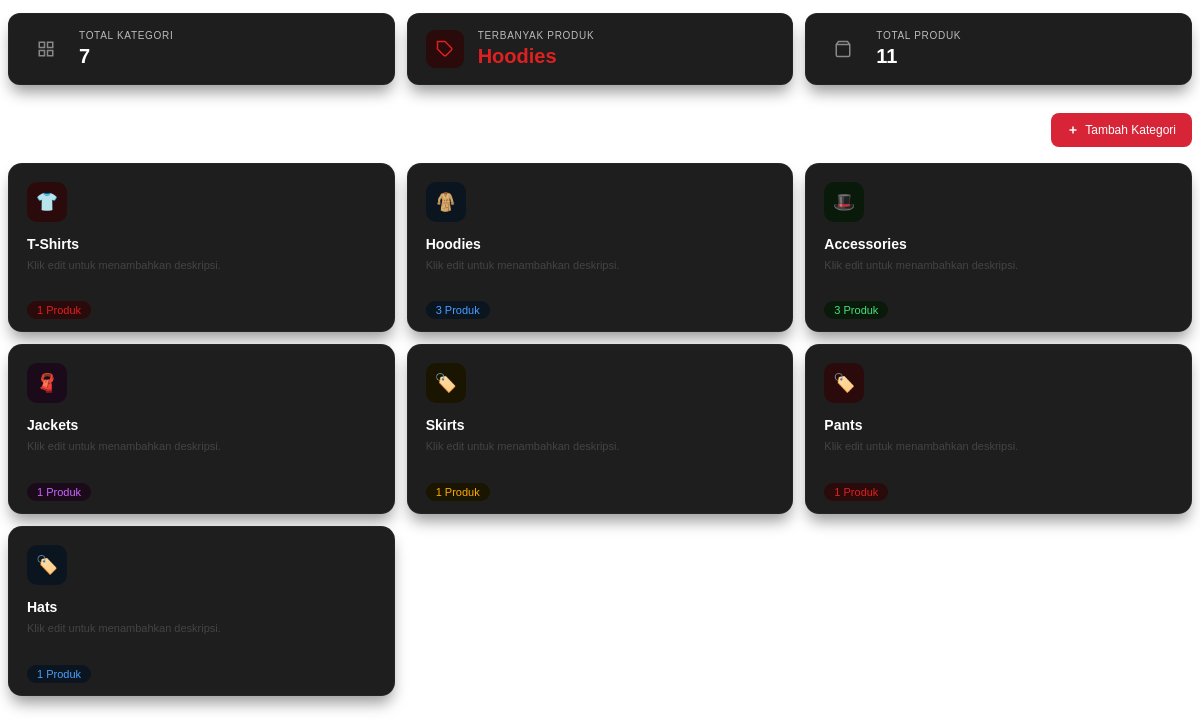
Page /pages/category.php on the committed database.
### tables this page shows
CREATE TABLE `categories` (
  `id_category` int(11) NOT NULL,
  `nama_category` varchar(150) NOT NULL,
  `created_at` timestamp NOT NULL DEFAULT current_timestamp() ON UPDATE current_timestamp()
);

### pages/category.php (the view, shortened to what this page needs)
<?php
require_once 'config/database.php';
$search = isset($_GET['search']) ? trim($_GET['search']) : '';
$searchParam = "%$search%";
$stmt = $conn->prepare("
    SELECT c.id_category, c.nama_category,
           COUNT(p.id_product) as total_produk
    FROM categories c
    LEFT JOIN products p ON p.id_category = c.id_category
    WHERE c.nama_category LIKE ?
    GROUP BY c.id_category, c.nama_category
    ORDER BY c.id_category ASC
");
$stmt->bind_param("s", $searchParam);
$stmt->execute();
$categories = $stmt->get_result();
$catsArray = $categories->fetch_all(MYSQLI_ASSOC);
$totalKat  = count($catsArray);
$totalProd = array_sum(array_column($catsArray, 'total_produk'));
$topKat    = $totalKat > 0
  ? array_reduce(
    $catsArray,
    fn($carry, $item) => (!$carry || $item['total_produk'] > $carry['total_produk']) ? $item : $carry
  )
  : null;
$palette = [
  ['bg' => '#2a0a0a', 'color' => '#e02020'],
  ['bg' => '#0a1520', 'color' => '#4a9eff'],
  ['bg' => '#0a1a0a', 'color' => '#4ade80'],
  ['bg' => '#1a0a1a', 'color' => '#cc66ff'],
  ['bg' => '#1a1500', 'color' => '#ffaa00'],
];
function getEmoji($nama)
{
  $nama = strtolower($nama);
  if (str_contains($nama, 't-shirt') || str_contains($nama, 'tshirt') || str_contains($nama, 'kaos')) return '👕';
  if (str_contains($nama, 'hoodie')) return '🧥';
  if (str_contains($nama, 'jacket') || str_contains($nama, 'jaket')) return '🧣';
  if (str_contains($nama, 'accessories') || str_contains($nama, 'aksesoris')) return '🎩';
  return '🏷️';
}
?>
<link rel="stylesheet" href="asset/css/category.css?v=<?= time(); ?>">
<link rel="stylesheet" href="asset/css/pages.css?v=<?= time(); ?>">
<div class="stats">
  <div class="stat">
    <div class="stat-icon" style="background:#1e1e1e">
      <svg width="18" height="18" viewBox="0 0 24 24" fill="none" stroke="#888" stroke-width="2">
        <rect x="3" y="3" width="7" height="7" />
        <rect x="14" y="3" width="7" height="7" />
        <rect x="3" y="14" width="7" height="7" />
        <rect x="14" y="14" width="7" height="7" />
      </svg>
    </div>
    <div>
      <div class="stat-label">TOTAL KATEGORI</div>
      <div class="stat-val"><?= $totalKat ?></div>
    </div>
  </div>
  <div class="stat">
    <div class="stat-icon" style="background:#2a0a0a">
      <svg width="18" height="18" viewBox="0 0 24 24" fill="none" stroke="#e02020" stroke-width="2">
        <path d="M20.59 13.41l-7.17 7.17a2 2 0 0 1-2.83 0L2 12V2h10l8.59 8.59a2 2 0 0 1 0 2.82z" />
        <line x1="7" y1="7" x2="7.01" y2="7" />
      </svg>
    </div>
    <div>
      <div class="stat-label">TERBANYAK PRODUK</div>
      <div class="stat-val accent"><?= $topKat ? htmlspecialchars($topKat['nama_category']) : '—' ?></div>
    </div>
  </div>
  <div class="stat">
    <div class="stat-icon" style="background:#1e1e1e">
      <svg width="18" height="18" viewBox="0 0 24 24" fill="none" stroke="#888" stroke-width="2">
        <path d="M6 2 3 6v14a2 2 0 0 0 2 2h14a2 2 0 0 0 2-2V6l-3-4z" />
        <line x1="3" y1="6" x2="21" y2="6" />
      </svg>
    </div>
    <div>
      <div class="stat-label">TOTAL PRODUK</div>
      <div class="stat-val"><?= $totalProd ?></div>
    </div>
  </div>
</div>
<div class="toolbar">
  <span style="color:white;font-family: 'Jakarta', sans-serif;font-size: 1.27rem;margin-left: 0.25rem;">Daftar Category</span>
  <button class="btn-red" onclick="openAdd()">
    <svg width="12" height="12" viewBox="0 0 24 24" fill="none" stroke="currentColor" stroke-width="3">
      <line x1="12" y1="5" x2="12" y2="19" />
      <line x1="5" y1="12" x2="19" y2="12" />
    </svg>
    Tambah Kategori
  </button>
</div>
<div class="cat-grid">
  <?php if (empty($catsArray)): ?>
    <div class="empty">Tidak ada kategori ditemukan.</div>
  <?php else: ?>
    <?php foreach ($catsArray as $i => $c): ?>
      <?php $p = $palette[$i % count($palette)]; ?>
      <div class="cat-card">
        <div class="cat-top">
          <div class="cat-header">
            <div class="cat-icon" style="background:<?= $p['bg'] ?>"><?= getEmoji($c['nama_category']) ?></div>
          </div>
          <div class="cat-name"><?= htmlspecialchars($c['nama_category']) ?></div>
          <div class="cat-desc">Klik edit untuk menambahkan deskripsi.</div>
        </div>
        <div class="cat-bottom">
          <span class="prod-count" style="background:<?= $p['bg'] ?>;color:<?= $p['color'] ?>"><?= $c['total_produk'] ?> Produk</span>
        </div>
      </div>
    <?php endforeach; ?>
  <?php endif; ?>
</div>

### asset/css/category.css (style rules this page uses)
.btn-red { background: #d72437; color: #fff; border: none; border-radius: 8px; padding: 10px 16px; font-size: 12px; font-weight: 500; cursor: pointer; display: flex; align-items: center; gap: 6px; }
.stats { display: grid; grid-template-columns: repeat(3, 1fr); gap: 12px; margin-bottom: 28px; font-family: "Jakarta", sans-serif; margin-top: 0.8rem; }
.stat { background: #1f1e1e; border: 1px solid rgba(255, 255, 255, 0.03); box-shadow: 0 10px 15px -3px rgba(0, 0, 0, 0.4); border-radius: 12px; padding: 16px 18px; display: flex; align-items: center; gap: 14px; }
.stat-icon { width: 38px; height: 38px; border-radius: 9px; display: flex; align-items: center; justify-content: center; flex-shrink: 0; }
.stat-label { font-size: 10px; color: #bbbbbb; letter-spacing: 0.07em; margin-bottom: 4px; }
.stat-val { font-size: 20px; font-weight: 600; color: #fff; }
.stat-val.accent { color: #e02020; }
.toolbar { display: flex; justify-content: space-between; align-items: center; margin-bottom: 16px; }
.cat-grid { display: grid; grid-template-columns: repeat(3, 1fr); gap: 12px; margin-bottom: 0.8rem; font-family: "Jakarta", sans-serif; }
.cat-card { background: #1f1e1e; border: 1px solid rgba(255, 255, 255, 0.03); box-shadow: 0 10px 15px -3px rgba(0, 0, 0, 0.4); border-radius: 14px; overflow: hidden; transition: border-color 0.15s; }
.cat-top { padding: 18px 18px 14px; border-bottom: 0.5px solid #1e1e1e; }
.cat-header { display: flex; justify-content: space-between; align-items: flex-start; margin-bottom: 14px; }
.cat-icon { width: 40px; height: 40px; border-radius: 10px; display: flex; align-items: center; justify-content: center; font-size: 18px; }
.cat-name { font-size: 14px; font-weight: 600; color: #fff; margin-bottom: 5px; }
.cat-desc { font-size: 11px; color: #444; line-height: 1.6; }
.cat-bottom { padding: 12px 18px; display: flex; justify-content: space-between; align-items: center; }
.prod-count { font-size: 11px; font-weight: 500; padding: 3px 10px; border-radius: 20px; }

### rows in the picture
categories: nama_category "Hoodies", nama_category "🧥", total_produk "3"
categories: nama_category "👕", nama_category "T-Shirts", total_produk "1"
categories: nama_category "🎩", nama_category "Accessories", total_produk "3"
categories: nama_category "🧣", nama_category "Jackets", total_produk "1"
categories: nama_category "🏷️", nama_category "Skirts", total_produk "1"
categories: nama_category "🏷️", nama_category "Pants", total_produk "1"
categories: nama_category "🏷️", nama_category "Hats", total_produk "1"

### other values in the picture
$totalKat "7"
$totalProd "11"
